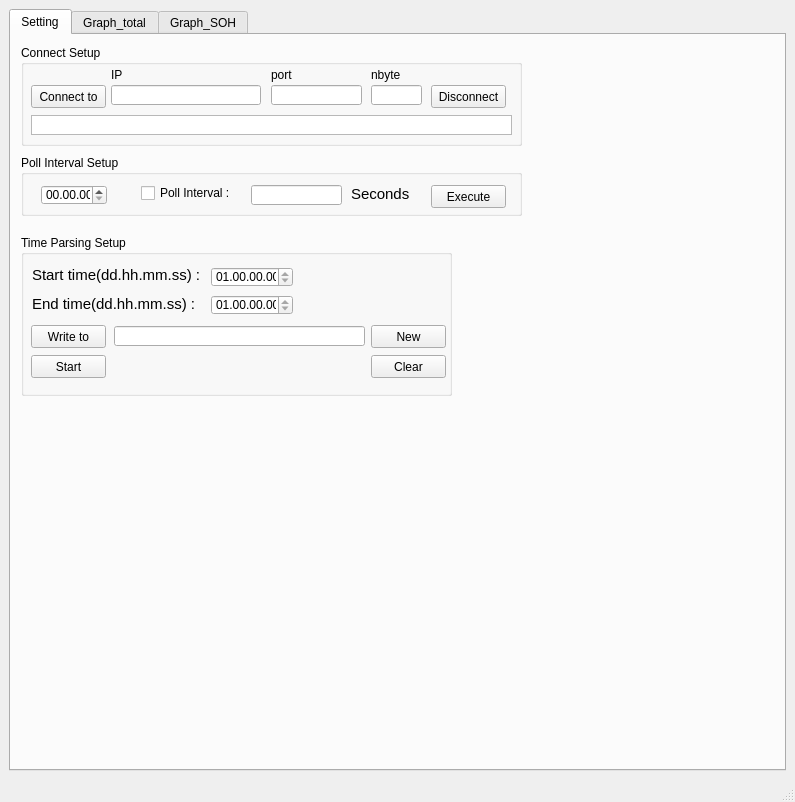
<?xml version="1.0" encoding="UTF-8"?>
<ui version="4.0">
 <class>MainWindow</class>
 <widget class="QMainWindow" name="MainWindow">
  <property name="geometry">
   <rect>
    <x>0</x>
    <y>0</y>
    <width>795</width>
    <height>802</height>
   </rect>
  </property>
  <property name="sizePolicy">
   <sizepolicy hsizetype="Expanding" vsizetype="Expanding">
    <horstretch>0</horstretch>
    <verstretch>0</verstretch>
   </sizepolicy>
  </property>
  <property name="maximumSize">
   <size>
    <width>1480</width>
    <height>919</height>
   </size>
  </property>
  <property name="windowTitle">
   <string>MainWindow</string>
  </property>
  <widget class="QWidget" name="centralwidget">
   <layout class="QGridLayout" name="gridLayout">
    <item row="0" column="0">
     <widget class="QTabWidget" name="tabWidget">
      <property name="currentIndex">
       <number>0</number>
      </property>
      <widget class="QWidget" name="tab">
       <attribute name="title">
        <string>Setting</string>
       </attribute>
       <widget class="QGroupBox" name="groupBox">
        <property name="geometry">
         <rect>
          <x>10</x>
          <y>10</y>
          <width>501</width>
          <height>101</height>
         </rect>
        </property>
        <property name="sizePolicy">
         <sizepolicy hsizetype="Fixed" vsizetype="Fixed">
          <horstretch>0</horstretch>
          <verstretch>0</verstretch>
         </sizepolicy>
        </property>
        <property name="title">
         <string>Connect Setup</string>
        </property>
        <widget class="QPushButton" name="pushButton">
         <property name="geometry">
          <rect>
           <x>10</x>
           <y>40</y>
           <width>75</width>
           <height>23</height>
          </rect>
         </property>
         <property name="sizePolicy">
          <sizepolicy hsizetype="Fixed" vsizetype="Fixed">
           <horstretch>0</horstretch>
           <verstretch>0</verstretch>
          </sizepolicy>
         </property>
         <property name="text">
          <string>Connect to</string>
         </property>
        </widget>
        <widget class="QLineEdit" name="lineEdit">
         <property name="geometry">
          <rect>
           <x>90</x>
           <y>40</y>
           <width>150</width>
           <height>20</height>
          </rect>
         </property>
         <property name="sizePolicy">
          <sizepolicy hsizetype="Fixed" vsizetype="Fixed">
           <horstretch>0</horstretch>
           <verstretch>0</verstretch>
          </sizepolicy>
         </property>
        </widget>
        <widget class="QLabel" name="label">
         <property name="geometry">
          <rect>
           <x>90</x>
           <y>20</y>
           <width>21</width>
           <height>20</height>
          </rect>
         </property>
         <property name="text">
          <string>&lt;html&gt;&lt;head/&gt;&lt;body&gt;&lt;p&gt;IP&lt;/p&gt;&lt;/body&gt;&lt;/html&gt;</string>
         </property>
        </widget>
        <widget class="QLineEdit" name="lineEdit_2">
         <property name="geometry">
          <rect>
           <x>250</x>
           <y>40</y>
           <width>91</width>
           <height>20</height>
          </rect>
         </property>
         <property name="sizePolicy">
          <sizepolicy hsizetype="Fixed" vsizetype="Fixed">
           <horstretch>0</horstretch>
           <verstretch>0</verstretch>
          </sizepolicy>
         </property>
        </widget>
        <widget class="QLabel" name="label_3">
         <property name="geometry">
          <rect>
           <x>250</x>
           <y>20</y>
           <width>31</width>
           <height>20</height>
          </rect>
         </property>
         <property name="text">
          <string>&lt;html&gt;&lt;head/&gt;&lt;body&gt;&lt;p&gt;port&lt;/p&gt;&lt;/body&gt;&lt;/html&gt;</string>
         </property>
        </widget>
        <widget class="QLineEdit" name="lineEdit_3">
         <property name="geometry">
          <rect>
           <x>350</x>
           <y>40</y>
           <width>51</width>
           <height>20</height>
          </rect>
         </property>
         <property name="sizePolicy">
          <sizepolicy hsizetype="Fixed" vsizetype="Fixed">
           <horstretch>0</horstretch>
           <verstretch>0</verstretch>
          </sizepolicy>
         </property>
        </widget>
        <widget class="QPushButton" name="pushButton_2">
         <property name="geometry">
          <rect>
           <x>410</x>
           <y>40</y>
           <width>75</width>
           <height>23</height>
          </rect>
         </property>
         <property name="sizePolicy">
          <sizepolicy hsizetype="Fixed" vsizetype="Fixed">
           <horstretch>0</horstretch>
           <verstretch>0</verstretch>
          </sizepolicy>
         </property>
         <property name="text">
          <string>Disconnect</string>
         </property>
        </widget>
        <widget class="QListView" name="listView">
         <property name="geometry">
          <rect>
           <x>10</x>
           <y>70</y>
           <width>481</width>
           <height>20</height>
          </rect>
         </property>
         <property name="sizePolicy">
          <sizepolicy hsizetype="Fixed" vsizetype="Fixed">
           <horstretch>0</horstretch>
           <verstretch>0</verstretch>
          </sizepolicy>
         </property>
        </widget>
        <widget class="QLabel" name="label_8">
         <property name="geometry">
          <rect>
           <x>350</x>
           <y>20</y>
           <width>31</width>
           <height>20</height>
          </rect>
         </property>
         <property name="text">
          <string>&lt;html&gt;&lt;head/&gt;&lt;body&gt;&lt;p&gt;nbyte&lt;/p&gt;&lt;/body&gt;&lt;/html&gt;</string>
         </property>
        </widget>
       </widget>
       <widget class="QGroupBox" name="groupBox_3">
        <property name="geometry">
         <rect>
          <x>10</x>
          <y>200</y>
          <width>431</width>
          <height>161</height>
         </rect>
        </property>
        <property name="sizePolicy">
         <sizepolicy hsizetype="Fixed" vsizetype="Fixed">
          <horstretch>0</horstretch>
          <verstretch>0</verstretch>
         </sizepolicy>
        </property>
        <property name="title">
         <string>Time Parsing Setup</string>
        </property>
        <widget class="QTimeEdit" name="timeEdit_2">
         <property name="geometry">
          <rect>
           <x>190</x>
           <y>60</y>
           <width>82</width>
           <height>20</height>
          </rect>
         </property>
         <property name="sizePolicy">
          <sizepolicy hsizetype="Fixed" vsizetype="Fixed">
           <horstretch>0</horstretch>
           <verstretch>0</verstretch>
          </sizepolicy>
         </property>
         <property name="displayFormat">
          <string>dd.hh.mm.ss</string>
         </property>
        </widget>
        <widget class="QLabel" name="label_4">
         <property name="geometry">
          <rect>
           <x>11</x>
           <y>31</y>
           <width>173</width>
           <height>17</height>
          </rect>
         </property>
         <property name="sizePolicy">
          <sizepolicy hsizetype="Fixed" vsizetype="Fixed">
           <horstretch>0</horstretch>
           <verstretch>0</verstretch>
          </sizepolicy>
         </property>
         <property name="text">
          <string>&lt;html&gt;&lt;head/&gt;&lt;body&gt;&lt;p&gt;&lt;span style=&quot; font-size:11pt;&quot;&gt;Start time(dd.hh.mm.ss) : &lt;/span&gt;&lt;/p&gt;&lt;/body&gt;&lt;/html&gt;</string>
         </property>
         <property name="textFormat">
          <enum>Qt::RichText</enum>
         </property>
         <property name="scaledContents">
          <bool>true</bool>
         </property>
        </widget>
        <widget class="QTimeEdit" name="timeEdit">
         <property name="geometry">
          <rect>
           <x>190</x>
           <y>32</y>
           <width>82</width>
           <height>20</height>
          </rect>
         </property>
         <property name="sizePolicy">
          <sizepolicy hsizetype="Fixed" vsizetype="Fixed">
           <horstretch>0</horstretch>
           <verstretch>0</verstretch>
          </sizepolicy>
         </property>
         <property name="displayFormat">
          <string>dd.hh.mm.ss</string>
         </property>
        </widget>
        <widget class="QLabel" name="label_5">
         <property name="geometry">
          <rect>
           <x>11</x>
           <y>60</y>
           <width>163</width>
           <height>17</height>
          </rect>
         </property>
         <property name="sizePolicy">
          <sizepolicy hsizetype="Fixed" vsizetype="Fixed">
           <horstretch>0</horstretch>
           <verstretch>0</verstretch>
          </sizepolicy>
         </property>
         <property name="text">
          <string>&lt;html&gt;&lt;head/&gt;&lt;body&gt;&lt;p&gt;&lt;span style=&quot; font-size:11pt;&quot;&gt;End time(dd.hh.mm.ss) :&lt;/span&gt;&lt;/p&gt;&lt;/body&gt;&lt;/html&gt;</string>
         </property>
         <property name="textFormat">
          <enum>Qt::RichText</enum>
         </property>
         <property name="scaledContents">
          <bool>true</bool>
         </property>
        </widget>
        <widget class="QPushButton" name="pushButton_4">
         <property name="geometry">
          <rect>
           <x>350</x>
           <y>90</y>
           <width>75</width>
           <height>23</height>
          </rect>
         </property>
         <property name="sizePolicy">
          <sizepolicy hsizetype="Fixed" vsizetype="Fixed">
           <horstretch>0</horstretch>
           <verstretch>0</verstretch>
          </sizepolicy>
         </property>
         <property name="text">
          <string>New</string>
         </property>
        </widget>
        <widget class="QPushButton" name="pushButton_3">
         <property name="geometry">
          <rect>
           <x>10</x>
           <y>90</y>
           <width>75</width>
           <height>23</height>
          </rect>
         </property>
         <property name="sizePolicy">
          <sizepolicy hsizetype="Fixed" vsizetype="Fixed">
           <horstretch>0</horstretch>
           <verstretch>0</verstretch>
          </sizepolicy>
         </property>
         <property name="text">
          <string>Write to</string>
         </property>
        </widget>
        <widget class="QLineEdit" name="lineEdit_4">
         <property name="geometry">
          <rect>
           <x>93</x>
           <y>91</y>
           <width>251</width>
           <height>20</height>
          </rect>
         </property>
         <property name="sizePolicy">
          <sizepolicy hsizetype="Fixed" vsizetype="Fixed">
           <horstretch>0</horstretch>
           <verstretch>0</verstretch>
          </sizepolicy>
         </property>
        </widget>
        <widget class="QPushButton" name="pushButton_8">
         <property name="geometry">
          <rect>
           <x>350</x>
           <y>120</y>
           <width>75</width>
           <height>23</height>
          </rect>
         </property>
         <property name="sizePolicy">
          <sizepolicy hsizetype="Fixed" vsizetype="Fixed">
           <horstretch>0</horstretch>
           <verstretch>0</verstretch>
          </sizepolicy>
         </property>
         <property name="text">
          <string>Clear</string>
         </property>
        </widget>
        <widget class="QPushButton" name="pushButton_6">
         <property name="geometry">
          <rect>
           <x>10</x>
           <y>120</y>
           <width>75</width>
           <height>23</height>
          </rect>
         </property>
         <property name="sizePolicy">
          <sizepolicy hsizetype="Fixed" vsizetype="Fixed">
           <horstretch>0</horstretch>
           <verstretch>0</verstretch>
          </sizepolicy>
         </property>
         <property name="text">
          <string>Start</string>
         </property>
        </widget>
       </widget>
       <widget class="QGroupBox" name="groupBox_2">
        <property name="geometry">
         <rect>
          <x>10</x>
          <y>120</y>
          <width>501</width>
          <height>61</height>
         </rect>
        </property>
        <property name="sizePolicy">
         <sizepolicy hsizetype="Fixed" vsizetype="Fixed">
          <horstretch>0</horstretch>
          <verstretch>0</verstretch>
         </sizepolicy>
        </property>
        <property name="title">
         <string>Poll Interval Setup</string>
        </property>
        <widget class="QTimeEdit" name="timeEdit_3">
         <property name="geometry">
          <rect>
           <x>20</x>
           <y>30</y>
           <width>66</width>
           <height>20</height>
          </rect>
         </property>
         <property name="sizePolicy">
          <sizepolicy hsizetype="Fixed" vsizetype="Fixed">
           <horstretch>0</horstretch>
           <verstretch>0</verstretch>
          </sizepolicy>
         </property>
         <property name="displayFormat">
          <string>hh.mm.ss</string>
         </property>
        </widget>
        <widget class="QCheckBox" name="checkBox">
         <property name="geometry">
          <rect>
           <x>120</x>
           <y>30</y>
           <width>96</width>
           <height>16</height>
          </rect>
         </property>
         <property name="sizePolicy">
          <sizepolicy hsizetype="Fixed" vsizetype="Fixed">
           <horstretch>0</horstretch>
           <verstretch>0</verstretch>
          </sizepolicy>
         </property>
         <property name="text">
          <string>Poll Interval :</string>
         </property>
        </widget>
        <widget class="QLineEdit" name="lineEdit_13">
         <property name="geometry">
          <rect>
           <x>230</x>
           <y>30</y>
           <width>91</width>
           <height>20</height>
          </rect>
         </property>
         <property name="sizePolicy">
          <sizepolicy hsizetype="Fixed" vsizetype="Fixed">
           <horstretch>0</horstretch>
           <verstretch>0</verstretch>
          </sizepolicy>
         </property>
        </widget>
        <widget class="QLabel" name="label_2">
         <property name="geometry">
          <rect>
           <x>330</x>
           <y>30</y>
           <width>59</width>
           <height>17</height>
          </rect>
         </property>
         <property name="sizePolicy">
          <sizepolicy hsizetype="Fixed" vsizetype="Fixed">
           <horstretch>0</horstretch>
           <verstretch>0</verstretch>
          </sizepolicy>
         </property>
         <property name="text">
          <string>&lt;html&gt;&lt;head/&gt;&lt;body&gt;&lt;p&gt;&lt;span style=&quot; font-size:11pt;&quot;&gt;Seconds&lt;/span&gt;&lt;/p&gt;&lt;/body&gt;&lt;/html&gt;</string>
         </property>
         <property name="textFormat">
          <enum>Qt::RichText</enum>
         </property>
         <property name="scaledContents">
          <bool>true</bool>
         </property>
        </widget>
        <widget class="QPushButton" name="pushButton_5">
         <property name="geometry">
          <rect>
           <x>410</x>
           <y>30</y>
           <width>75</width>
           <height>23</height>
          </rect>
         </property>
         <property name="sizePolicy">
          <sizepolicy hsizetype="Fixed" vsizetype="Fixed">
           <horstretch>0</horstretch>
           <verstretch>0</verstretch>
          </sizepolicy>
         </property>
         <property name="text">
          <string>Execute</string>
         </property>
        </widget>
       </widget>
      </widget>
      <widget class="QWidget" name="tab_2">
       <attribute name="title">
        <string>Graph_total</string>
       </attribute>
       <layout class="QGridLayout" name="gridLayout_2">
        <item row="1" column="0">
         <widget class="QPushButton" name="pushButton_7">
          <property name="sizePolicy">
           <sizepolicy hsizetype="Fixed" vsizetype="Fixed">
            <horstretch>0</horstretch>
            <verstretch>0</verstretch>
           </sizepolicy>
          </property>
          <property name="text">
           <string>Save</string>
          </property>
         </widget>
        </item>
        <item row="2" column="0">
         <widget class="QGraphicsView" name="graphicsView"/>
        </item>
       </layout>
      </widget>
      <widget class="QWidget" name="tab_3">
       <attribute name="title">
        <string>Graph_SOH</string>
       </attribute>
       <layout class="QGridLayout" name="gridLayout_3">
        <item row="1" column="0">
         <widget class="QPushButton" name="pushButton_9">
          <property name="sizePolicy">
           <sizepolicy hsizetype="Fixed" vsizetype="Fixed">
            <horstretch>0</horstretch>
            <verstretch>0</verstretch>
           </sizepolicy>
          </property>
          <property name="text">
           <string>Save</string>
          </property>
         </widget>
        </item>
        <item row="2" column="0">
         <widget class="QGraphicsView" name="graphicsView_9"/>
        </item>
       </layout>
      </widget>
     </widget>
    </item>
   </layout>
  </widget>
  <widget class="QMenuBar" name="menubar">
   <property name="geometry">
    <rect>
     <x>0</x>
     <y>0</y>
     <width>795</width>
     <height>21</height>
    </rect>
   </property>
  </widget>
  <widget class="QStatusBar" name="statusbar"/>
 </widget>
 <tabstops>
  <tabstop>pushButton</tabstop>
  <tabstop>lineEdit</tabstop>
  <tabstop>lineEdit_2</tabstop>
  <tabstop>lineEdit_3</tabstop>
  <tabstop>pushButton_2</tabstop>
  <tabstop>listView</tabstop>
  <tabstop>timeEdit_3</tabstop>
  <tabstop>checkBox</tabstop>
  <tabstop>lineEdit_13</tabstop>
  <tabstop>pushButton_5</tabstop>
  <tabstop>timeEdit</tabstop>
  <tabstop>timeEdit_2</tabstop>
  <tabstop>pushButton_3</tabstop>
  <tabstop>lineEdit_4</tabstop>
  <tabstop>pushButton_4</tabstop>
  <tabstop>pushButton_6</tabstop>
  <tabstop>pushButton_8</tabstop>
  <tabstop>pushButton_7</tabstop>
  <tabstop>graphicsView</tabstop>
  <tabstop>pushButton_9</tabstop>
  <tabstop>graphicsView_9</tabstop>
 </tabstops>
 <resources/>
 <connections/>
</ui>
